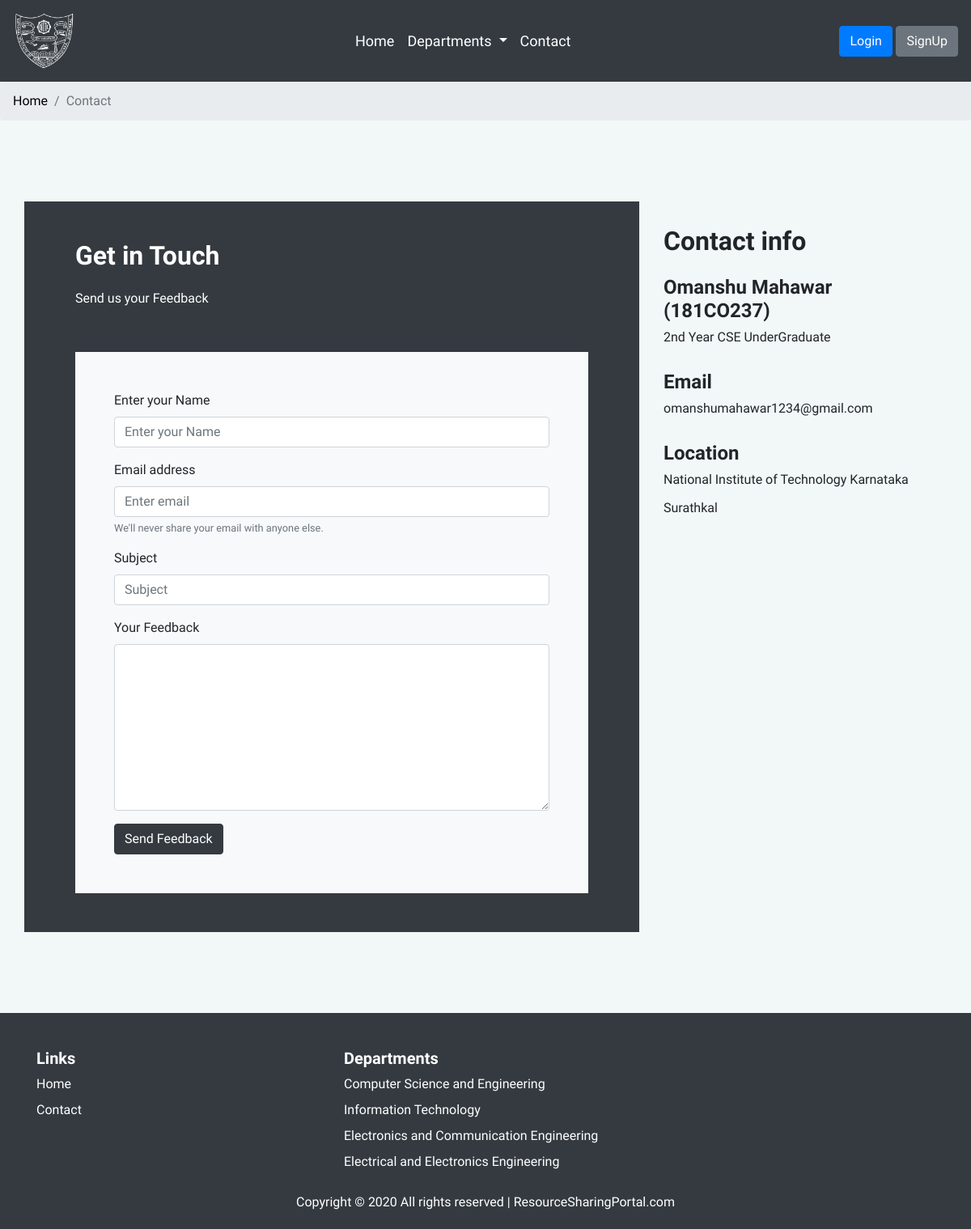
The app's page /contact with its own data.
### app/models.py (models this page shows, shortened)
class Department(models.Model):
    DCode = models.IntegerField(primary_key=True)
    DName = models.CharField(max_length=20)
    Ddes = models.CharField(max_length=100)
    Dinfo = models.CharField(max_length=3000)
    ImgLink = models.ImageField(upload_to="departments", default="")

### app/views.py (the view)
# urls.py: path('contact', views.contact),
def contact(request):
    departments = Department.objects.all()
    return render(request, 'app/contact.html', {'departments': departments})

### app/templates/app/contact.html (shortened to what this page needs)
{% extends "layout.html" %}
{% block body %}
<nav aria-label="breadcrumb">
	<ol class="breadcrumb">
		<li class="breadcrumb-item"><a href="/">Home</a></li>
		<li class="breadcrumb-item active" aria-current="page">Contact</li>
	</ol>
</nav>
<div class="container" style="margin-top: 100px; margin-bottom: 100px;">
	<div class="row">
		<div class="col-12 col-md-8 bg-dark">
			<h2 class="ml-5 mt-5 text-white">Get in Touch</h2>
			<p class="ml-5 mt-3 text-white">Send us your Feedback</p>
			<div class="bg-light m-5">
				<form class="p-5" action="/feedback" method="post" enctype="multipart/form-data">
					<div class="form-group">
						<label for="name">Enter your Name</label>
						<input type="text" class="form-control" id="name" name="name" placeholder="Enter your Name" /
							required>
					</div>
					<div class="form-group">
						<label for="email">Email address</label>
						<input type="email" class="form-control" id="email" aria-describedby="emailHelp"
							placeholder="Enter email" name="email" required>
						<small id="emailHelp" class="form-text text-muted">We'll never share your email with anyone
							else.</small>
					</div>
					<div class="form-group">
						<label for="subject">Subject</label>
						<input type="text" class="form-control" id="subject" name="subject" placeholder="Subject"
							required />
					</div>
					<div class="form-group">
						<label for="feedback">Your Feedback</label>
						<textarea class="form-control" id="feedback" name="feedback" rows="8" required></textarea>
					</div>
					<button type="submit" class="btn btn-dark">Send Feedback</button>
				</form>
			</div>
		</div>
		<div class="col-12 col-md-4" style="padding: 30px;">
			<h2>Contact info</h2>
			<h4 class="mt-4">Omanshu Mahawar (181CO237)</h4>
			<p>2nd Year CSE UnderGraduate</p>
			<h4 class="mt-4">Email</h4>
			<p>omanshumahawar1234@gmail.com</p>
			<h4 class="mt-4">Location</h4>
			<p>National Institute of Technology Karnataka Surathkal</p>
		</div>
	</div>
</div>
{% endblock %}

### templates/layout.html (shortened to what this page needs)
<!DOCTYPE html>{% load static %}
<html lang="en">
<head>
	<link rel="stylesheet" href="https://stackpath.bootstrapcdn.com/bootstrap/4.3.1/css/bootstrap.min.css"
>
	<link rel="stylesheet" href="https://cdnjs.cloudflare.com/ajax/libs/font-awesome/4.7.0/css/font-awesome.min.css">
	<link rel="stylesheet" href="{% static 'css/style.css' %}" />
</head>
<body>
	<nav class="navbar navbar-expand-md navbar-dark bg-dark">
		<a class="navbar-brand" href="#"><img src="{% static 'img/logo.png' %}" height="75" width="75"></a>
		<div class="collapse navbar-collapse" id="navbarSupportedContent" style="font-size: 18px;">
			<ul class="navbar-nav mx-auto">
				<li class="nav-item active">
					<a class="nav-link" href="/">Home<span class="sr-only">(current)</span></a>
				</li>
				<li class="nav-item active dropdown">
					<a class="nav-link dropdown-toggle" href="#" id="navbarDropdown" role="button"
						data-toggle="dropdown" aria-haspopup="true" aria-expanded="false">
						Departments
					</a>
				</li>
				<li class="nav-item active">
					<a class="nav-link" href="/contact">Contact</a>
				</li>
			</ul>
			{% if not user.is_authenticated %}
			<div class="order-3">
				<a href="login" class="btn btn-primary" data-toggle="modal" data-target="#LoginModal">Login</a>
				<a href="signup" class="btn btn-secondary" data-toggle="modal" data-target="#SignupModal">SignUp</a>
			</div>
			{% endif %}
		</div>
	</nav>
	{% block body %} {% endblock %}
	<footer class="footer bg-dark" style="padding-top: 40px;">
		<div class="container text-white">
			<div class="row">
				<div class="col-12 col-md-4">
					<h5 class="py-1">Links</h5>
					<ul class="list-unstyled">
						<li class="py-1"><a class="a-dark-bg" href="/">Home</a></li>
						<li class="py-1"><a class="a-dark-bg" href="/contact">Contact</a></li>
					</ul>
				</div>
				<div class="col-12 col-md-4">
					<h5 class="py-1">Departments</h5>
					<ul class="list-unstyled">
						{% for department in departments %}
						<li class="py-1"><a class="a-dark-bg"
								href="/Dept/{{ department.DName }}">{{ department.Ddes }}</a></li>
						{% endfor %}
					</ul>
				</div>
			</div>
			<div class="row">
				<div class="col-12">
					<div class="copyright" style="text-align: center;">
						<p>
							Copyright &copy;
							<script>document.write(new Date().getFullYear());</script> All rights reserved |
							ResourceSharingPortal.com
						</p>
					</div>
				</div>
			</div>
		</div>
	</footer>
</html>

### static/css/style.css (style rules this page uses)
html, body { height: 100%; background-color: #f2f7f7; font-family: "Raleway", sans-serif; -webkit-font-smoothing: antialiased; font-smoothing: antialiased; }
h1, h2, h3, h4, h5, h6 { margin: 0; font-weight: 600; }
p { line-height: 2.2; font-weight: 500; }
.a-dark-bg { color: white; }
a { color: black; }
img { max-width: 100%; }
html { font-size: 1rem; }

### records on screen
Department: Ddes "Computer Science and Engineering"
Department: Ddes "Information Technology"
Department: Ddes "Electronics and Communication Engineering"
Department: Ddes "Electrical and Electronics Engineering"
